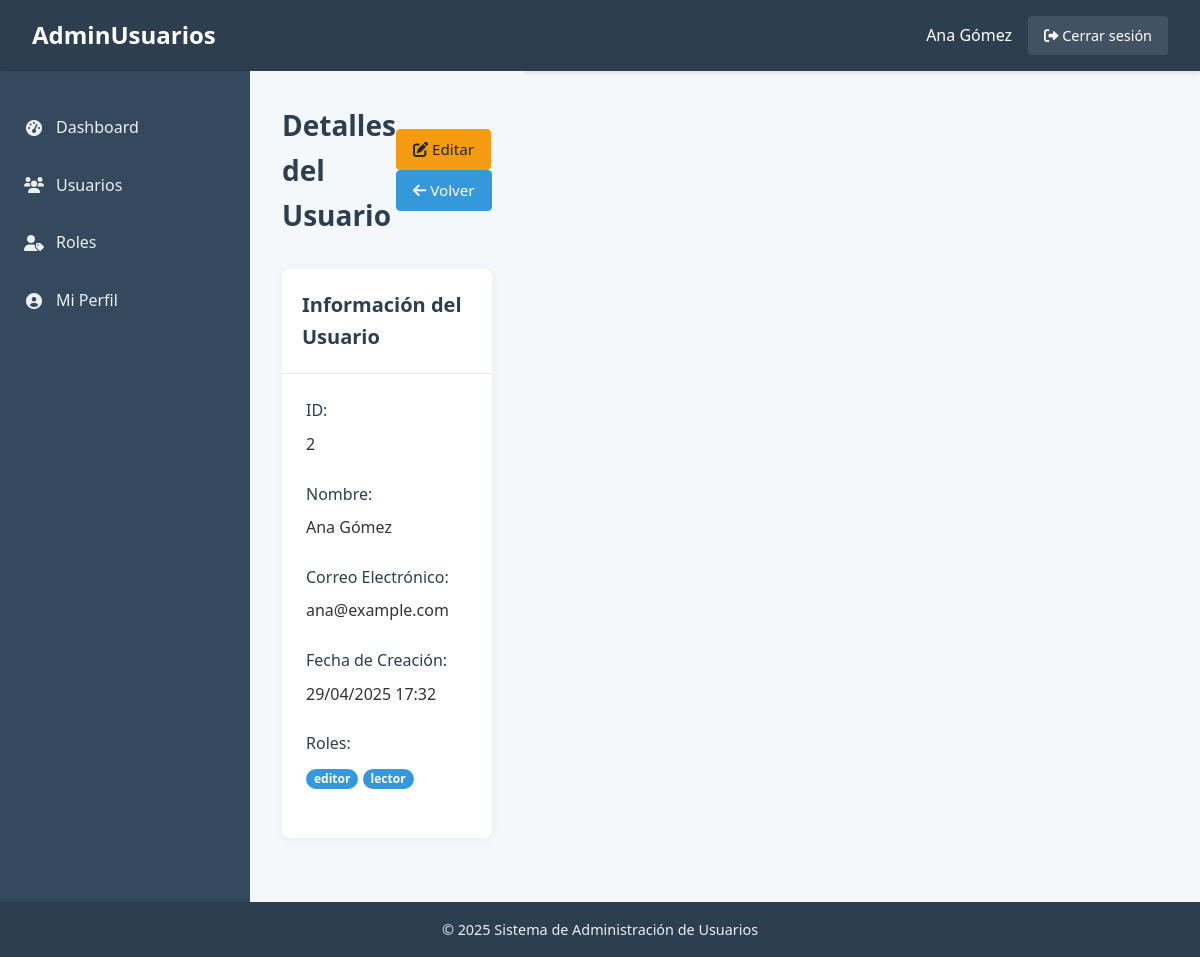
The app's page /users/view.php?id=2 (signed in) with its own data.
### tables this page shows
CREATE TABLE IF NOT EXISTS usuarios (
    id INT AUTO_INCREMENT PRIMARY KEY,
    nombre VARCHAR(100) NOT NULL,
    correo VARCHAR(100) NOT NULL UNIQUE,
    password VARCHAR(255) NOT NULL,
    creado_en TIMESTAMP DEFAULT CURRENT_TIMESTAMP
);

CREATE TABLE IF NOT EXISTS roles (
    id INT AUTO_INCREMENT PRIMARY KEY,
    nombre VARCHAR(50) NOT NULL UNIQUE,
    descripcion TEXT
);

### models/User.php (called while the page is built, shortened)
<?php
class User {
    private $conn;
    private $table_name = "usuarios";
    public $id;
    public function __construct($db) {
        $this->conn = $db;
    }
    public function getById() {
        $query = "SELECT id, nombre, correo, creado_en FROM " . $this->table_name . " WHERE id = :id LIMIT 1";
        $stmt = $this->conn->prepare($query);
        $stmt->bindParam(':id', $this->id);
        $stmt->execute();
        if ($stmt->rowCount() > 0) {
            $row = $stmt->fetch(PDO::FETCH_ASSOC);
            $this->id = $row['id'];
            $this->nombre = $row['nombre'];
            $this->correo = $row['correo'];
            $this->creado_en = $row['creado_en'];
            return true;
        }
        return false;
    }
}
?>

### includes/auth.php (called while the page is built, shortened)
<?php
function getUserRoles($user_id) {
    $database = new Database();
    $db = $database->getConnection();
    $query = "SELECT r.id, r.nombre, r.descripcion
              FROM roles r
              JOIN usuario_rol ur ON r.id = ur.rol_id
              WHERE ur.usuario_id = :user_id";
    $stmt = $db->prepare($query);
    $stmt->bindParam(':user_id', $user_id);
    $stmt->execute();
    return $stmt->fetchAll(PDO::FETCH_ASSOC);
}
?>

### users/view.php (the view, shortened to what this page needs)
<?php
require_once '../config/config.php';
require_once '../models/User.php';
$database = new Database();
$db = $database->getConnection();
$user = new User($db);
$user->id = $_GET['id'];
if (!$user->getById()) {
    setErrorMessage('Usuario no encontrado');
    redirect('index.php');
}
$roles = getUserRoles($user->id);
include_once '../layouts/header.php';
?>
<div class="container">
    <?php include_once '../layouts/sidebar.php'; ?>
    <main class="main-content">
        <div class="page-header">
            <h2 class="page-title">Detalles del Usuario</h2>
            <div>
                <a href="edit.php?id=<?= $user->id ?>" class="btn btn-warning">
                    <i class="fas fa-edit"></i> Editar
                </a>
                <a href="index.php" class="btn btn-primary">
                    <i class="fas fa-arrow-left"></i> Volver
                </a>
            </div>
        </div>
        <div class="card">
            <div class="card-header">
                <h3 class="card-title">Información del Usuario</h3>
            </div>
            <div class="card-body">
                <div class="user-details">
                    <div class="form-group">
                        <label class="form-label">ID:</label>
                        <p><?= $user->id ?></p>
                    </div>
                    <div class="form-group">
                        <label class="form-label">Nombre:</label>
                        <p><?= $user->nombre ?></p>
                    </div>
                    <div class="form-group">
                        <label class="form-label">Correo Electrónico:</label>
                        <p><?= $user->correo ?></p>
                    </div>
                    <div class="form-group">
                        <label class="form-label">Fecha de Creación:</label>
                        <p><?= date('d/m/Y H:i', strtotime($user->creado_en)) ?></p>
                    </div>
                    <div class="form-group">
                        <label class="form-label">Roles:</label>
                        <div>
                            <?php if (!empty($roles)): ?>
                                <?php foreach ($roles as $role): ?>
                                    <span class="badge badge-primary"><?= $role['nombre'] ?></span>
                                <?php endforeach; ?>
                            <?php else: ?>
                                <p>Este usuario no tiene roles asignados.</p>
                            <?php endif; ?>
                        </div>
                    </div>
                </div>
            </div>
        </div>
    </main>
</div>
<?php
include_once '../layouts/footer.php';
?>

### assets/css/styles.css (style rules this page uses)
* { margin: 0; padding: 0; box-sizing: border-box; }
body { font-family: 'Segoe UI', Tahoma, Geneva, Verdana, sans-serif; font-size: 16px; line-height: 1.6; color: #333; background-color: #f5f8fa; }
.container { display: grid; grid-template-columns: 250px 1fr; grid-template-rows: auto 1fr auto; grid-template-areas: "header header" "sidebar main" "footer footer"; min-height: 100vh; }
.main-content { grid-area: main; padding: 2rem; background-color: #f5f8fa; }
.page-header { display: flex; justify-content: space-between; align-items: center; margin-bottom: 2rem; }
.page-title { font-size: 1.75rem; color: #2c3e50; font-weight: 600; }
.card { background-color: white; border-radius: 8px; box-shadow: 0 2px 10px rgba(0, 0, 0, 0.05); margin-bottom: 2rem; overflow: hidden; }
.card-header { padding: 1.25rem; background-color: #ffffff; border-bottom: 1px solid #e6e9ec; }
.card-title { font-size: 1.25rem; font-weight: 600; color: #2c3e50; margin: 0; }
.card-body { padding: 1.5rem; }
.btn { display: inline-block; font-weight: 500; text-align: center; white-space: nowrap; vertical-align: middle; user-select: none; border: 1px solid transparent; padding: 0.5rem 1rem; font-size: 0.95rem; line-height: 1.5; border-radius: 4px; cursor: pointer; transition: all 0.15s ease-in-out; text-decoration: none; }
.btn-primary { color: #fff; background-color: #3498db; border-color: #3498db; }
.btn-warning { color: #212529; background-color: #f39c12; border-color: #f39c12; }
.form-group { margin-bottom: 1.5rem; }
.form-label { display: block; margin-bottom: 0.5rem; font-weight: 500; color: #2c3e50; }
.badge { display: inline-block; padding: 0.25rem 0.5rem; font-size: 0.75rem; font-weight: 700; line-height: 1; text-align: center; white-space: nowrap; vertical-align: baseline; border-radius: 10px; }
.badge-primary { color: #fff; background-color: #3498db; }

### records on screen
usuarios: id "2", nombre "Ana Gómez", correo "ana@example.com", creado_en "29/04/2025 17:32"
roles: nombre "editor"
roles: nombre "lector"

### other values on screen
$_SESSION['user_name'] "Ana Gómez"
